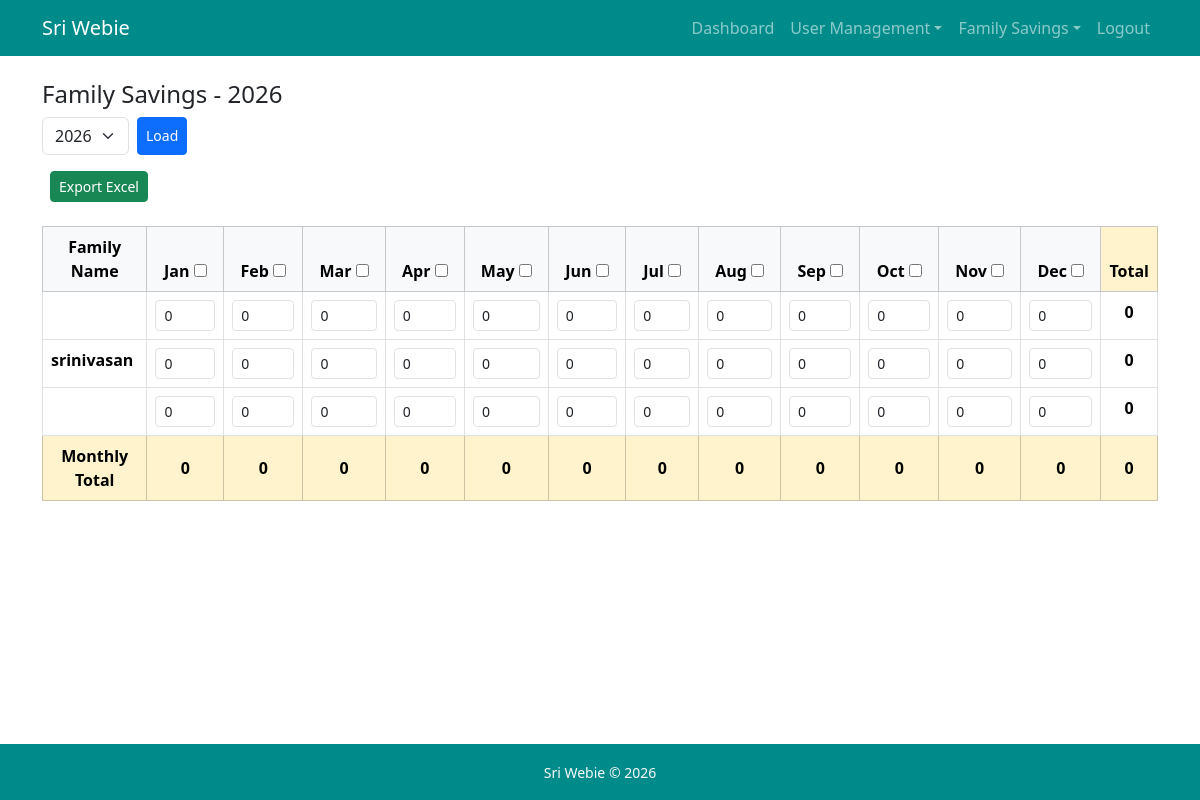
The app's page /family-savings/ (signed in), older data.
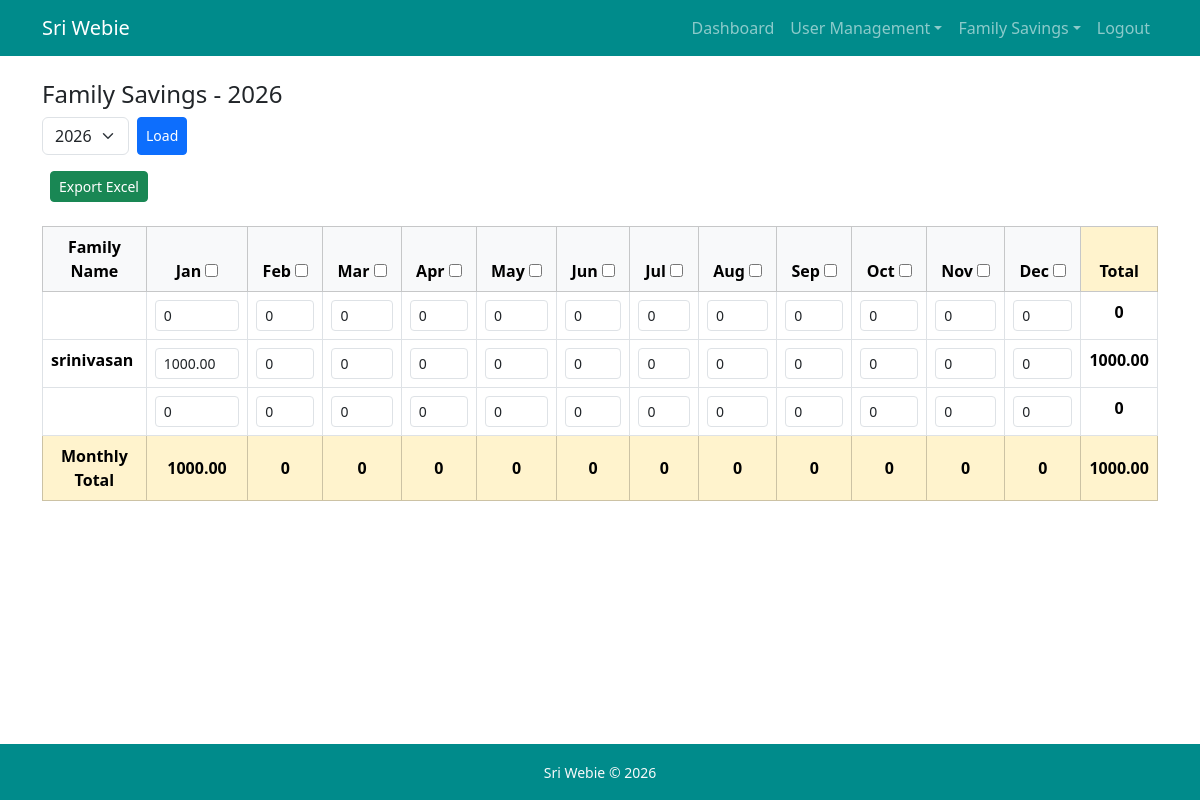
The same page, newer data.
### users/models.py (models this page shows, shortened)
class User(AbstractUser):
    role = models.ForeignKey(Role, on_delete=models.PROTECT, null=True, blank=True)
    groups = models.ManyToManyField('auth.Group', related_name='custom_user_set', blank=True, help_text='The groups this user belongs to', verbose_name='groups')
    user_permissions = models.ManyToManyField('auth.Permission', related_name='custom_user_set', blank=True, help_text='Specific permissions for this user.', verbose_name='user permissions')

### family_savings/models.py (models this page shows, shortened)
class MonthlySaving(models.Model):
    MONTHS = [
        (1, 'Jan'), (2, 'Feb'),(3, 'Mar'), (4, 'Apr'), (5, 'May'), (6, 'Jun'), (7, 'Jul'), (8, 'Aug'), (9, 'Sep'), (10, 'Oct'), (11, 'Nov'), (12, 'Dec')
    ]
    user = models.ForeignKey(User, on_delete=models.CASCADE, related_name="savings")
    year = models.IntegerField()
    month = models.IntegerField(choices=MONTHS)
    amount = models.DecimalField(max_digits=10, decimal_places=2, default=0)
    created_at = models.DateTimeField(auto_now_add=True, help_text="When this record was created")
    updated_at = models.DateTimeField(auto_now=True, help_text="When this record was last updated")
    class Meta:
        unique_together = ("user", "year", "month")

### family_savings/views.py (the view)
# urls.py: path("", family_savings_view, name="family_savings_view"),
@login_required
def family_savings_view(request):
    start_year = 2020
    current_year = date.today().year
    year = int(request.GET.get("year", current_year))
    years = list(range(current_year, start_year-1, -1))
    users = User.objects.filter(
        is_active=True
    ).exclude(role__role_name="auditor")
    data = []
    monthly_totals = {m: 0 for m in MONTH_NUMBERS}
    for user in users:
        row = {"user": user, "months": {}, "total": 0}
        for m in range(1,13):
            saving = MonthlySaving.objects.filter(
                user=user, year=year, month=m
            ).first()
            amount = saving.amount if saving else 0
            row["months"][m] = amount
            row["total"] += amount
            monthly_totals[m] += amount
        data.append(row)
    return render(request, "family_savings/table.html", {
        "data": data,
        "year": year,
        "months": MONTHS,
        "monthly_totals": monthly_totals,
        "sum_monthly_totals": sum(monthly_totals.values()),
        "years": years,
        "is_admin": is_admin(request.user)
    })

### users/views.py (called while the page is built)
def is_admin(user):
    return user.role and user.role.role_name == 'admin'

### family_savings/templates/family_savings/table.html (shortened to what this page needs)
{%extends "users/base.html"%}
{%block content%}
<h4>Family Savings - {{year}}</h4>
<form method="get" class="mb-3 d-flex gap-2">
    <select name="year" class="form-select w-auto">
        {% for y in years %}
            <option value="{{ y }}"
                {% if y == year %}selected{% endif %}>
                {{ y }}
            </option>
        {% endfor %}
    </select>
    <button class="btn btn-primary btn-sm">
        Load
    </button>
</form>
{% if is_admin %}
<a href="{% url 'export_family_savings' %}?year={{year}}" class="btn btn-success btn-sm ms-2">
    Export Excel
</a>
<br/><br/>
{% endif %}
<table class="table table-bordered text-center">
    <thead class="table-light">
        <tr>
            <th>Family Name</th>
            {% for month_no, month_name in months %}
                <th>{{ month_name }} <input type="checkbox" class="default-amount" data-month="{{month_no}}" data-value="500" data-bs-toggle="tooltip" title="Check to apply ₹500 for all users in this month. Uncheck to set all users’ amount to ₹0."></th>
            {% endfor %}
            <th class="table-warning">Total</th>
        </tr>
    </thead>
    <tbody>
        {%for row in data%}
            <tr>
                <td class="text-start fw-bold">{{row.user.first_name}}</td>
                {% for month, amount in row.months.items %}
                <td>
                    {% if is_admin %}
                        <input type="number" class="form-control form-control-sm saving-input" value="{{amount}}" data-user="{{row.user.id}}" data-month="{{month}}" step="0.01">
                    {%else%}
                        <span class="text-muted">{{amount|default:"-"}}</span>
                    {%endif%}
                </td>
                {%endfor%}
                <td class="fw-bold row-total">{{row.total}}</td>
            </tr>
        {%endfor%}
    </tbody>
    <tfoot class="table-warning fw-bold">
        <tr>
            <td>Monthly Total</td>
            {% for month, total in monthly_totals.items %}
                <td>{{total}}</td>
            {% endfor %}
            <td>{{sum_monthly_totals}}</td>
        </tr>
    </tfoot>
</table>
{%endblock%}

Row changes from the older to the newer data that the page shows:
computed for User "srinivasan": total "0" → "1000.00"
added MonthlySaving: months "1000.00"
Text that changed along with them:
{{ sum_monthly_totals }}: "0" → "1000.00"
new list line: "1000.00"
list line gone: "0"
